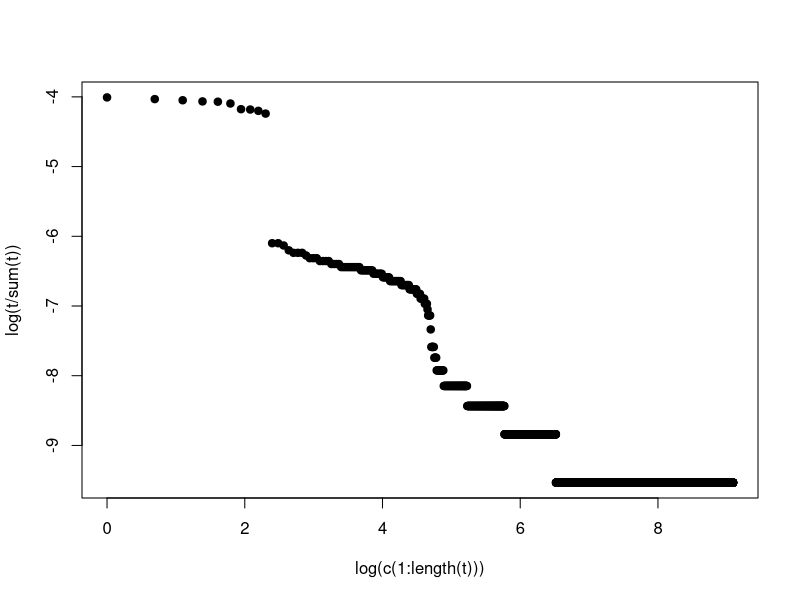
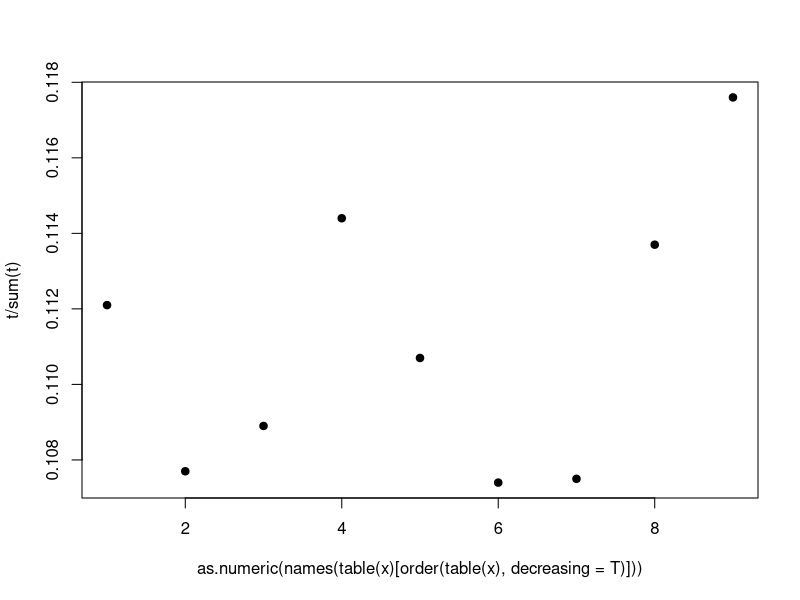
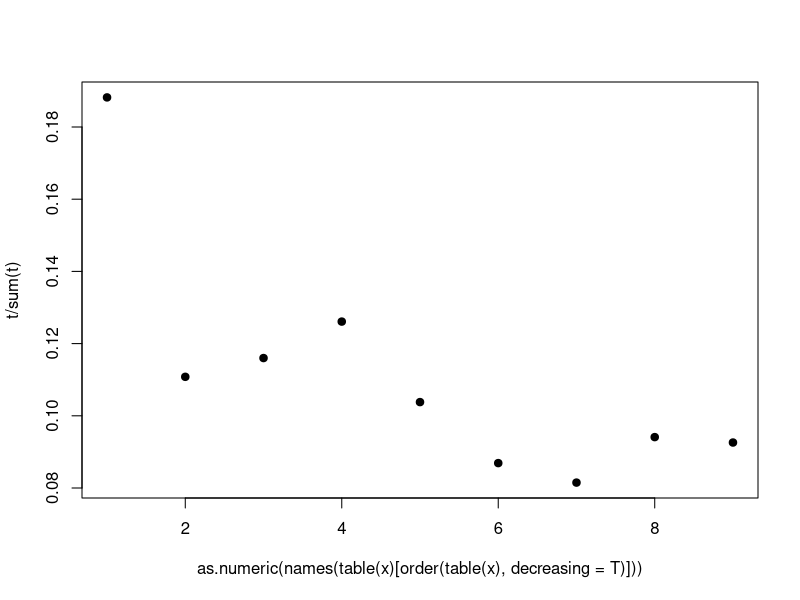

Reproduce these figures in R, in order.
## ---- chunk 1
string <- sample(c(LETTERS[1:10]," "),size = 100000,prob = c(rep(1/12,10),1/6),replace = T)
stringl <- paste(string, sep="", collapse="")
strings <- strsplit(stringl, " +")
t <- as.numeric(table(strings)[order(table(strings),decreasing = T)])
plot(log(t/sum(t))~log(c(1:length(t))),pch=19)
## ---- chunk 2
t <- round(runif(10000,1,100000))
x <- c()
for(i in 1:10000){
       x[i] <- as.numeric(head(strsplit(as.character(t[i]),'')[[1]],n=1)) 
}
t <- as.numeric(table(x)[order(table(x),decreasing = T)])
plot(t/sum(t)~as.numeric(names(table(x)[order(table(x),decreasing = T)])),pch=19)
## ---- chunk 3
t <- round(runif(10000,1,100000)) + (1:9)^(round(runif(10000,1,9)))
x <- c()
for(i in 1:10000){
       x[i] <- as.numeric(head(strsplit(as.character(t[i]),'')[[1]],n=1)) 
}
t <- as.numeric(table(x)[order(table(x),decreasing = T)])
plot(t/sum(t)~as.numeric(names(table(x)[order(table(x),decreasing = T)])),pch=19)
